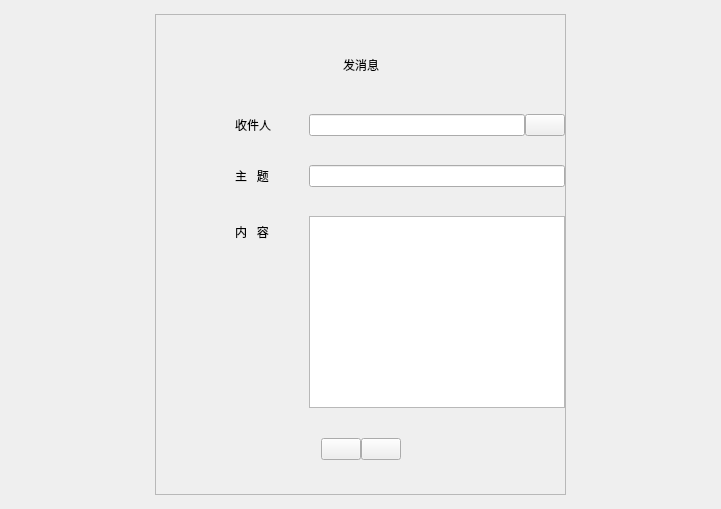
<?xml version="1.0" encoding="UTF-8"?>
<ui version="4.0">
 <class>MessageSendWindow</class>
 <widget class="QWidget" name="MessageSendWindow">
  <property name="geometry">
   <rect>
    <x>0</x>
    <y>0</y>
    <width>721</width>
    <height>509</height>
   </rect>
  </property>
  <property name="windowTitle">
   <string>SimLaparo</string>
  </property>
  <layout class="QVBoxLayout" name="verticalLayout_2">
   <property name="spacing">
    <number>0</number>
   </property>
   <property name="leftMargin">
    <number>0</number>
   </property>
   <property name="topMargin">
    <number>0</number>
   </property>
   <property name="rightMargin">
    <number>0</number>
   </property>
   <property name="bottomMargin">
    <number>0</number>
   </property>
   <item>
    <spacer name="verticalSpacer_5">
     <property name="orientation">
      <enum>Qt::Vertical</enum>
     </property>
     <property name="sizeHint" stdset="0">
      <size>
       <width>20</width>
       <height>14</height>
      </size>
     </property>
    </spacer>
   </item>
   <item>
    <layout class="QHBoxLayout" name="horizontalLayout_4">
     <property name="spacing">
      <number>0</number>
     </property>
     <item>
      <spacer name="horizontalSpacer_6">
       <property name="orientation">
        <enum>Qt::Horizontal</enum>
       </property>
       <property name="sizeHint" stdset="0">
        <size>
         <width>40</width>
         <height>20</height>
        </size>
       </property>
      </spacer>
     </item>
     <item>
      <widget class="QFrame" name="messageBackgroundFrame">
       <property name="frameShape">
        <enum>QFrame::StyledPanel</enum>
       </property>
       <property name="frameShadow">
        <enum>QFrame::Raised</enum>
       </property>
       <layout class="QVBoxLayout" name="verticalLayout">
        <property name="spacing">
         <number>0</number>
        </property>
        <property name="leftMargin">
         <number>0</number>
        </property>
        <property name="topMargin">
         <number>0</number>
        </property>
        <property name="rightMargin">
         <number>0</number>
        </property>
        <property name="bottomMargin">
         <number>0</number>
        </property>
        <item>
         <spacer name="verticalSpacer_2">
          <property name="orientation">
           <enum>Qt::Vertical</enum>
          </property>
          <property name="sizeHint" stdset="0">
           <size>
            <width>20</width>
            <height>40</height>
           </size>
          </property>
         </spacer>
        </item>
        <item>
         <layout class="QHBoxLayout" name="horizontalLayout">
          <item>
           <spacer name="horizontalSpacer_2">
            <property name="orientation">
             <enum>Qt::Horizontal</enum>
            </property>
            <property name="sizeHint" stdset="0">
             <size>
              <width>40</width>
              <height>20</height>
             </size>
            </property>
           </spacer>
          </item>
          <item>
           <widget class="QLabel" name="windowTitle">
            <property name="text">
             <string>发消息</string>
            </property>
           </widget>
          </item>
          <item>
           <spacer name="horizontalSpacer">
            <property name="orientation">
             <enum>Qt::Horizontal</enum>
            </property>
            <property name="sizeHint" stdset="0">
             <size>
              <width>40</width>
              <height>20</height>
             </size>
            </property>
           </spacer>
          </item>
         </layout>
        </item>
        <item>
         <spacer name="verticalSpacer_3">
          <property name="orientation">
           <enum>Qt::Vertical</enum>
          </property>
          <property name="sizeHint" stdset="0">
           <size>
            <width>20</width>
            <height>40</height>
           </size>
          </property>
         </spacer>
        </item>
        <item>
         <layout class="QFormLayout" name="formLayout">
          <property name="horizontalSpacing">
           <number>38</number>
          </property>
          <property name="verticalSpacing">
           <number>29</number>
          </property>
          <property name="leftMargin">
           <number>79</number>
          </property>
          <item row="0" column="0">
           <widget class="QLabel" name="receiverLabel">
            <property name="text">
             <string>收件人</string>
            </property>
           </widget>
          </item>
          <item row="0" column="1">
           <layout class="QHBoxLayout" name="horizontalLayout_2">
            <item>
             <widget class="QLineEdit" name="receiverLineEdit"/>
            </item>
            <item>
             <widget class="QPushButton" name="userListBtn">
              <property name="text">
               <string/>
              </property>
             </widget>
            </item>
           </layout>
          </item>
          <item row="1" column="0">
           <widget class="QLabel" name="subjectLabel">
            <property name="text">
             <string>主   题</string>
            </property>
           </widget>
          </item>
          <item row="1" column="1">
           <widget class="QLineEdit" name="subjectLineEdit"/>
          </item>
          <item row="2" column="0">
           <widget class="QLabel" name="contentLabel">
            <property name="text">
             <string>内   容</string>
            </property>
           </widget>
          </item>
          <item row="2" column="1">
           <widget class="QTextEdit" name="contentTextEdit"/>
          </item>
         </layout>
        </item>
        <item>
         <spacer name="verticalSpacer_4">
          <property name="orientation">
           <enum>Qt::Vertical</enum>
          </property>
          <property name="sizeType">
           <enum>QSizePolicy::Fixed</enum>
          </property>
          <property name="sizeHint" stdset="0">
           <size>
            <width>20</width>
            <height>30</height>
           </size>
          </property>
         </spacer>
        </item>
        <item>
         <layout class="QHBoxLayout" name="horizontalLayout_3">
          <item>
           <spacer name="horizontalSpacer_3">
            <property name="orientation">
             <enum>Qt::Horizontal</enum>
            </property>
            <property name="sizeHint" stdset="0">
             <size>
              <width>40</width>
              <height>20</height>
             </size>
            </property>
           </spacer>
          </item>
          <item>
           <widget class="QPushButton" name="cancelBtn">
            <property name="text">
             <string/>
            </property>
           </widget>
          </item>
          <item>
           <widget class="QPushButton" name="okBtn">
            <property name="text">
             <string/>
            </property>
           </widget>
          </item>
          <item>
           <spacer name="horizontalSpacer_4">
            <property name="orientation">
             <enum>Qt::Horizontal</enum>
            </property>
            <property name="sizeHint" stdset="0">
             <size>
              <width>40</width>
              <height>20</height>
             </size>
            </property>
           </spacer>
          </item>
         </layout>
        </item>
        <item>
         <spacer name="verticalSpacer">
          <property name="orientation">
           <enum>Qt::Vertical</enum>
          </property>
          <property name="sizeHint" stdset="0">
           <size>
            <width>20</width>
            <height>34</height>
           </size>
          </property>
         </spacer>
        </item>
       </layout>
      </widget>
     </item>
     <item>
      <spacer name="horizontalSpacer_5">
       <property name="orientation">
        <enum>Qt::Horizontal</enum>
       </property>
       <property name="sizeHint" stdset="0">
        <size>
         <width>40</width>
         <height>20</height>
        </size>
       </property>
      </spacer>
     </item>
    </layout>
   </item>
   <item>
    <spacer name="verticalSpacer_6">
     <property name="orientation">
      <enum>Qt::Vertical</enum>
     </property>
     <property name="sizeHint" stdset="0">
      <size>
       <width>20</width>
       <height>14</height>
      </size>
     </property>
    </spacer>
   </item>
  </layout>
 </widget>
 <resources/>
 <connections/>
</ui>
